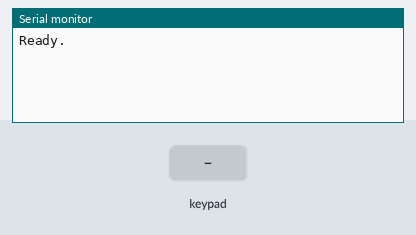
Bench run of a sketch on a simulated ESP32. Shown: the last lines printed to the serial monitor. Inputs (shaded band) come from the test bench. Nothing arrives over Bluetooth unless stated.

Above: at 1.2 s.
1.3 s: key 'U' pressed
At 2.2 s:
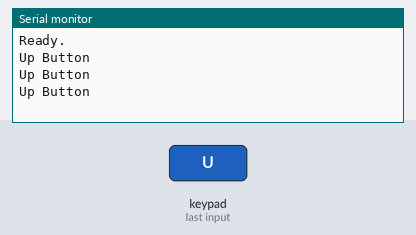
2.8 s: key 'D' pressed
At 4.0 s:
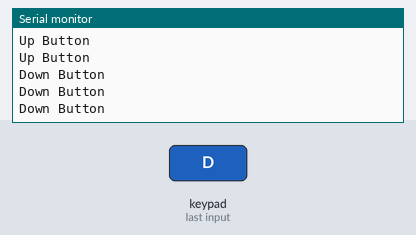
4.3 s: key 'L' pressed
At 5.5 s:
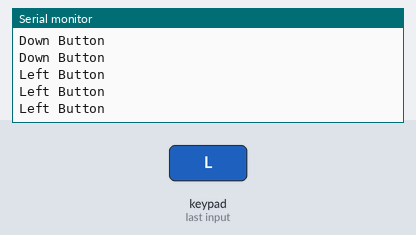
5.8 s: key 'R' pressed
At 6.9 s:
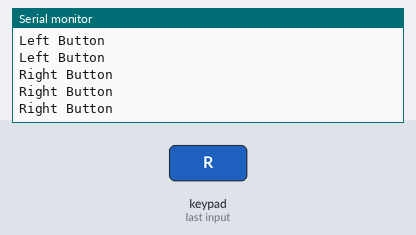
7.3 s: key 'S' pressed
At 8.1 s:
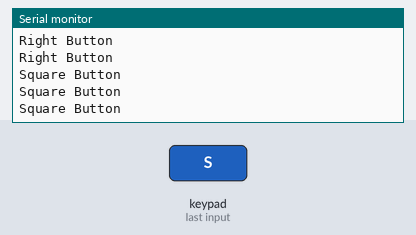
8.8 s: key 'T' pressed
At 10.5 s:
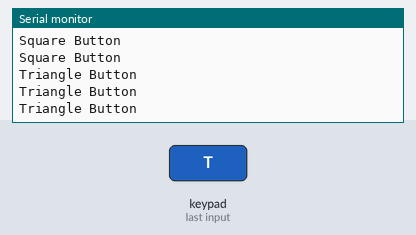

Measured:
- after the input at 1.3 s, the serial monitor: prints a new line after 0.05 s (image 1)
- after the input at 2.8 s, the serial monitor: prints a new line after 0.05 s (image 2)
- after the input at 4.3 s, the serial monitor: prints a new line after 0.05 s (image 3)
- after the input at 5.8 s, the serial monitor: prints a new line after 0.05 s (image 4)
- after the input at 7.3 s, the serial monitor: prints a new line after 0.05 s (image 5)
- after the input at 8.8 s, the serial monitor: prints a new line after 0.05 s (image 6)

The sketch:

esp32_sixAccessController.ino
```cpp
#include <PS4Controller.h>

void setup()
{
    Serial.begin(115200);
    PS4.begin("90:dd:5d:f1:4c:40");
    Serial.println("Ready.");
}

void loop()
{
		// Below has all accessible outputs from the controller
    if(PS4.isConnected()) {
			if ( PS4.data.button.up )
					Serial.println("Up Button");
			if ( PS4.data.button.down )
					Serial.println("Down Button");
			if ( PS4.data.button.left )
					Serial.println("Left Button");
			if ( PS4.data.button.right )
					Serial.println("Right Button");

			if ( PS4.data.button.upright )
					Serial.println("Up Right");
			if ( PS4.data.button.upleft )
					Serial.println("Up Left");
			if ( PS4.data.button.downleft )
					Serial.println("Down Left");
			if ( PS4.data.button.downright )
					Serial.println("Down Right");

			if ( PS4.data.button.triangle )
					Serial.println("Triangle Button");
			if ( PS4.data.button.circle )
					Serial.println("Circle Button");
			if ( PS4.data.button.cross )
					Serial.println("Cross Button");
			if ( PS4.data.button.square )
					Serial.println("Square Button");

		 // This delay is to make the Serial Print more human readable
		 // Remove it when you're not trying to see the output
     delay(150);
    }
}
```
